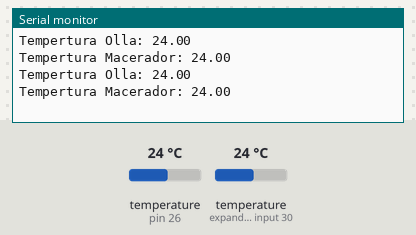
This sketch was run on a simulated Arduino Uno, built with avr-gcc and run on an emulated ATmega328P. Parts: the last lines printed to the serial monitor. The inputs (shaded band) are chosen by the test bench; at power-on: temperature (sensors on pin 26, expander input 30) 24 °C.

Above: at 5.3 s.
5.4 s: temperature (sensor on pin 26) set to 12 °C
At 8.7 s:
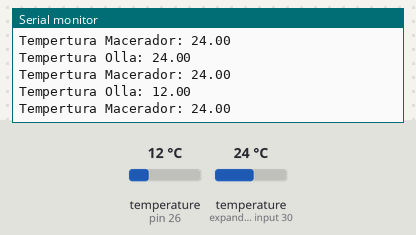
10.3 s: temperature (sensor on expander input 30) set to 12 °C
At 13.1 s:
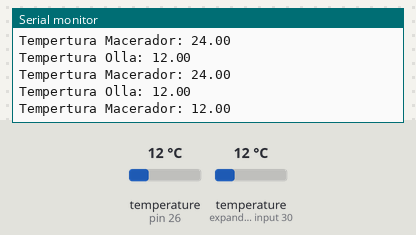
15.2 s: temperature (sensor on pin 26) set to 19 °C
At 16.4 s:
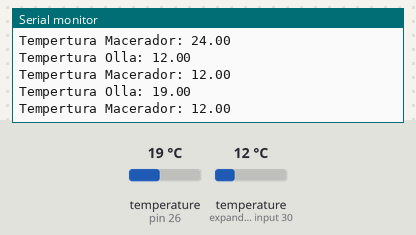
20.1 s: temperature (sensor on expander input 30) set to 19 °C
At 24.1 s:
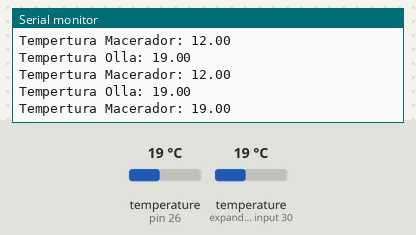
Timing chart, 0 to 25.6 s (numbered marks = the images above; inputs shaded):
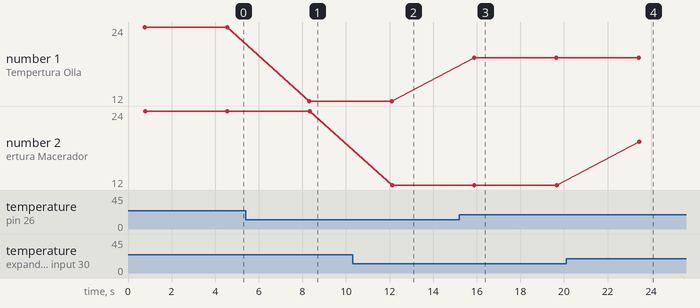

The sketch:

Temperatura.ino
```cpp
#include <OneWire.h>

#include <DallasTemperature.h>

#define temp 26

OneWire oneWire (temp);

DallasTemperature temp1(&oneWire);

void setup() {
 Serial.begin(115200);
 temp1.begin();

}

void loop() {
 temp1.requestTemperatures();
 Serial.print("Tempertura Olla: ");
 Serial.println(temp1.getTempCByIndex(0));
 Serial.print("Tempertura Macerador: ");
 Serial.println(temp1.getTempCByIndex(1));
 delay(3000);

}
```

Measured:
- after the input at 5.4 s, the serial monitor: prints a new line after 2.9 s (image 1)
- after the input at 10.3 s, the serial monitor: prints a new line after 1.8 s (image 2)
- after the input at 15.2 s, the serial monitor: prints a new line after 0.68 s (image 3)
- after the input at 20.1 s, the serial monitor: prints a new line after 3.3 s (image 4)
- plotted number 1: 24 → 12 after the input at 5.4 s, 12 → 19 after the input at 15.2 s
